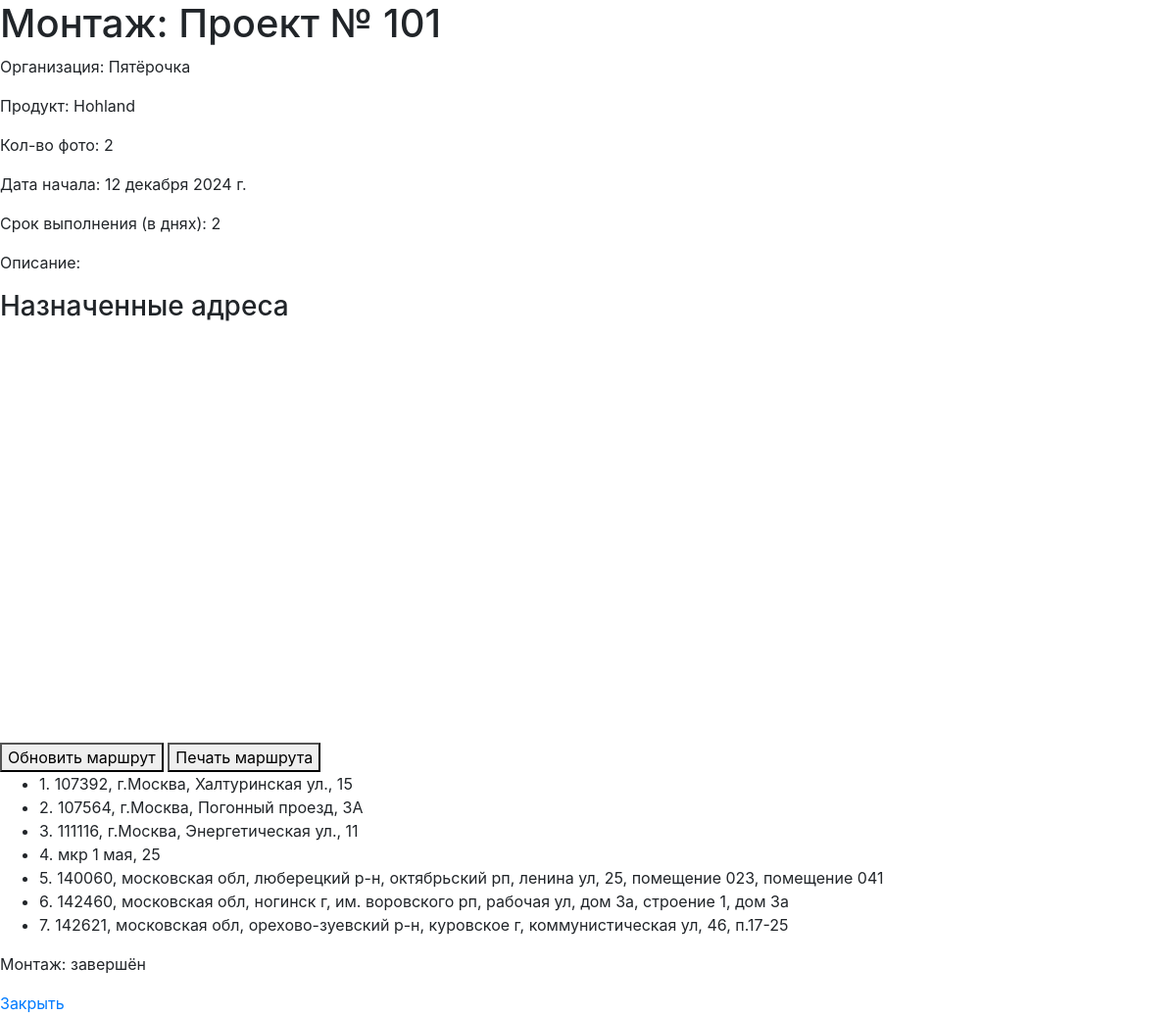
The page /projects/event/11/ (signed in) on the database as committed earlier.
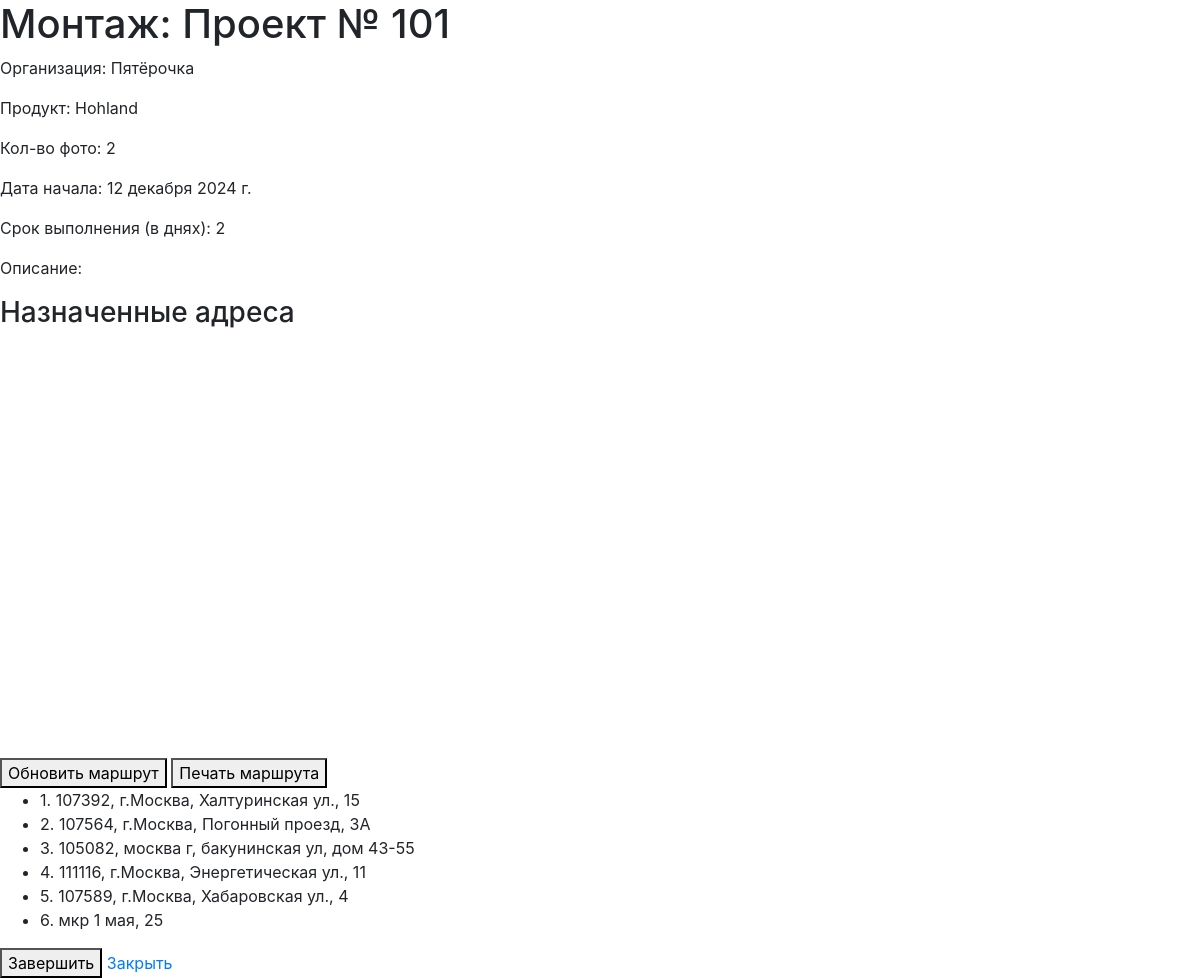
The same page on the database as committed later.
### projects/models.py (models this page shows, shortened)
class EventAddress(models.Model):
    event = models.ForeignKey(Event, related_name='addresses', on_delete=models.CASCADE)
    name = models.CharField(max_length=255)
    latitude = models.FloatField()
    longitude = models.FloatField()
    order = models.PositiveIntegerField(default=0)  # Добавляем поле для сортировки
    assigned_user = models.ForeignKey(User, null=True, blank=True, on_delete=models.SET_NULL)  # Новое поле
    class Meta:
        ordering = ['order']

class Event(models.Model):
    EVENT_TYPES = (
        ('montage', 'Монтаж'),
        ('audit', 'Аудит'),
        ('dismantle', 'Демонтаж'),
    )
    project = models.ForeignKey(Project, related_name='events', on_delete=models.CASCADE)
    event_type = models.CharField(choices=EVENT_TYPES, max_length=20)
    description = models.TextField(blank=True)
    photo_count = models.IntegerField()
    event_date = models.DateField()
    duration_days = models.IntegerField(help_text="Количество дней на выполнение")
    assigned_users = models.ManyToManyField(User, through='EventUser', blank=True, related_name='events_as_assignee')

class Project(models.Model):
    user = models.ForeignKey(User, on_delete=models.CASCADE)  # Убрали null=True
    name = models.CharField(max_length=255)
    description = models.TextField(blank=True)
    excel_file = models.FileField(upload_to='excel/', null=True, blank=True)
    organization = models.CharField(max_length=255, blank=True, null=True)  # Новое поле
    product = models.CharField(max_length=255, blank=True, null=True)  # Новое поле

### projects/views.py (the view)
# urls.py: path('event/<int:event_id>/', views.event_detail, name='event_detail'),
@login_required
def event_detail(request, event_id):
    event = get_object_or_404(Event, pk=event_id)
    current_user = request.user
    is_manager = current_user.groups.filter(name='Менеджер').exists()
    is_executor = current_user.groups.filter(name='Исполнитель').exists()
    if is_manager and event.project.user == current_user:
        event_addresses = event.addresses.all().select_related('assigned_user')
    else:
        event_addresses = event.addresses.filter(assigned_user=request.user)
    addresses_with_photos = []
    for address in event_addresses:
        executor_id = address.assigned_user.executorprofile.id if address.assigned_user else None
        project_user_id = event.project.user.id
        project_id = str(event.project.id)
        event_type = event.get_event_type_display()
        address_name = re.sub(r'[\\/*?:"<>|]', "_", address.name)
        base_path = os.path.join(settings.MEDIA_ROOT, str(project_user_id), project_id, event_type, str(executor_id))
        problems_path = os.path.join(base_path, "problems")
        has_photos = False
        if executor_id and os.path.exists(base_path):
            for file_name in os.listdir(base_path):
                if file_name.startswith(address_name):
                    has_photos = True
                    break
        if executor_id and os.path.exists(problems_path):
            for file_name in os.listdir(problems_path):
                if file_name.startswith(address_name):
                    has_photos = True
                    break
        addresses_with_photos.append({
            'address': address,
            'has_photos': has_photos
        })
    user_event_status = None
    if is_executor:
        try:
            event_user = EventUser.objects.get(user=current_user, event=event)
            user_event_status = event_user.status
        except EventUser.DoesNotExist:
            user_event_status = None
    return render(request, 'projects/event_detail.html', {
        'event': event,
        'addresses_with_photos': addresses_with_photos,
        'is_executor': is_executor,
        'is_manager': is_manager,
        'user_event_status': user_event_status,  # Добавляем статус в контекст
    })

### projects/templates/projects/event_detail.html (shortened to what this page needs)
<html lang="ru_RU">
<head>
    {% load static %}
    <link rel="stylesheet" href="//code.jquery.com/ui/1.12.1/themes/base/jquery-ui.css">
    <link href="https://maxcdn.bootstrapcdn.com/bootstrap/4.5.2/css/bootstrap.min.css" rel="stylesheet">
</head>
<body>
    <h1>{{ event.get_event_type_display }}: {{ event.project.name }}</h1>
    <div>
        <p>Организация: {{ event.project.organization }}</p>
        <p>Продукт: {{ event.project.product }}</p>
        <p>Кол-во фото: {{ event.photo_count }}</p>
        <p>Дата начала: {{ event.event_date }}</p>
        <p>Срок выполнения (в днях): {{ event.duration_days }}</p>
        <p>Описание: {{ event.description }}</p>
    </div>
    <h3>Назначенные адреса</h3>
    <div id="map" style="width: 100%; height: 400px; margin-bottom: 20px;"></div>
    <button id="update-route">Обновить маршрут</button>
    <button id="print-addresses">Печать маршрута</button>
    <ul id="assigned-event-addresses-list">
        {% for item in addresses_with_photos %}
        <li data-id="{{ item.address.id }}" class="accordion-header">
            <span class="address-number">{{ forloop.counter }}.</span>
            <span class="address-name">{{ item.address.name }}</span>
        </li>
        {% empty %}
        <li>Нет назначенных адресов.</li>
        {% endfor %}
    </ul>
    {% if is_executor %}
        {% if user_event_status == 'completed' %}
            <p>{{ event.get_event_type_display }}: завершён</p>
        {% else %}
            <button id="complete-event">Завершить</button>
        {% endif %}
    {% endif %}
    <a href="{% if is_executor %}{% url 'assigned_events_list' %}{% elif is_manager %}{% url 'events_control' %}{% else %}{% url 'home' %}{% endif %}">
        Закрыть
    </a>
</body>
</html>

Rows that differ between the two databases and show on the page:
no longer on this page (row edited): EventAddress: address.name "140060, московская обл, люберецкий р-н, октябрьский рп, ленина ул, 25, помещение 023, помещение 041"
no longer on this page (row edited): EventAddress: address.name "142460, московская обл, ногинск г, им. воровского рп, рабочая ул, дом 3а, строение 1, дом 3а"
no longer on this page (row edited): EventAddress: address.name "142621, московская обл, орехово-зуевский р-н, куровское г, коммунистическая ул, 46, п.17-25"
shown differently, row unchanged: Event "Монтаж": event_type "Монтаж" → (not shown)
now on this page (row edited): EventAddress: address.name "105082, москва г, бакунинская ул, дом 43-55"
now on this page (row edited): EventAddress: address.name "107589, г.Москва, Хабаровская ул., 4"
Other text that changed with them:
text no longer shown: ": завершён"
text now shown: "Завершить"
